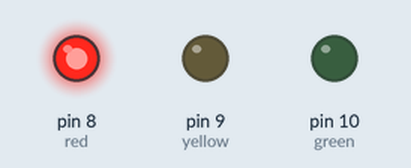
A sketch run on a simulated Arduino Uno, built with avr-gcc and run on an emulated ATmega328P. Parts: output pins drawn as LEDs (lit = HIGH).

Above: at 5.0 s.
At 21.0 s:
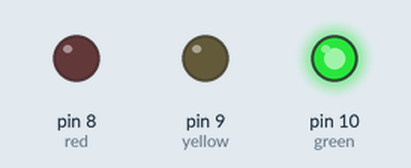
At 31.5 s:
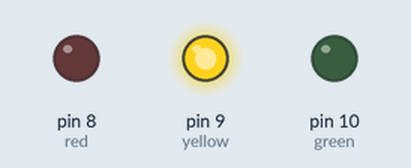
Timing chart, 0 to 41.6 s (numbered marks = the images above):
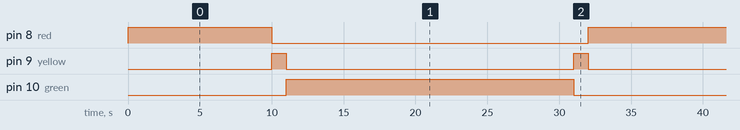

Measured:
- by itself, pin 8 (red): alternates HIGH for 10.0 s and LOW for 22.0 s
- by itself, pin 9 (yellow): repeats every 32.0 s: LOW 20.0 s, HIGH 1.0 s, LOW 10.0 s, HIGH 1.0 s
- by itself, pin 10 (green): alternates HIGH for 20.0 s and LOW for 12.0 s

The sketch:

trafik_lambas_.ino
```cpp
int red = 8;
int yellow = 9;
int green = 10;

void setup() {

  pinMode (red, OUTPUT);
  pinMode (yellow, OUTPUT);
  pinMode (green, OUTPUT);
}

void loop() {

  digitalWrite(red, HIGH);

  delay(10000);

  digitalWrite(red, LOW);


  digitalWrite (yellow, HIGH);

  delay(1000);

  digitalWrite(yellow, LOW);


  digitalWrite(green, HIGH);

  delay(20000);

  digitalWrite(green, LOW);


  digitalWrite(yellow, HIGH);

  delay(1000);

  digitalWrite(yellow, LOW);


}
```
